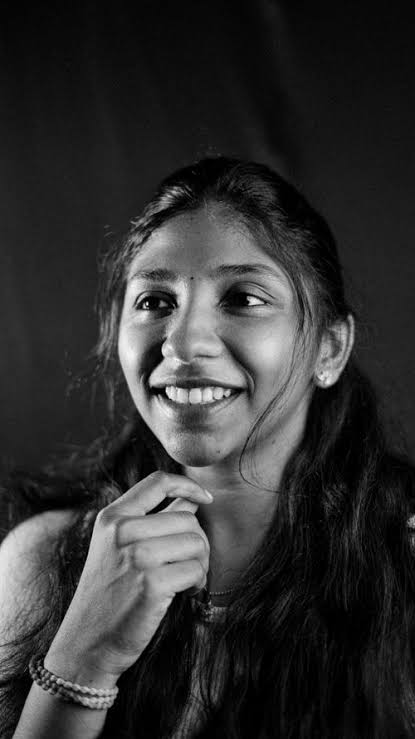
#> input picture lab03/images.jpg, 415 x 739 px; the run also reads 2 pictures not shown here
$ jupyter execute --allow-errors text_image_features.ipynb   (shell and % lines are left out)
#> lines starting #> are read from the running program, lines starting #| are printed output that depends on the picture
### lab03/image_utils.py
"""
image_utils.py
--------------
Utility for converting any image to a fixed-length grayscale feature vector.
"""
import numpy as np
from PIL import Image


def image_to_features(path: str, size: tuple = (64, 64)) -> np.ndarray:
    """Load an image, resize it, convert to grayscale and flatten.

    Parameters
    ----------
    path : str
        Absolute or relative path to the image file.
    size : tuple of int, optional
        Target (width, height) in pixels.  Default is (64, 64).

    Returns
    -------
    np.ndarray, shape (size[0] * size[1],), dtype float32
        Normalised pixel values in the range [0, 1].
    """
    img = Image.open(path).convert("RGB").resize(size)
    gray = np.array(img.convert("L"), dtype=np.float32) / 255.0
    return gray.flatten()

### lab03/text_image_features.ipynb
# Laboratory 3 — Transforming Textual and Image Data into a Machine-Understandable Format


---

## Learning Objectives

On completion of this laboratory you will be able to:

1. Explain why raw text and raw images cannot be fed directly to a traditional machine learning algorithm.
2. Apply the **Bag-of-Words** model with `CountVectorizer` to convert a corpus into a numerical document–term matrix.
3. Convert an image into a numerical array of pixel values with **Pillow** and **NumPy**.
4. Perform **grayscale conversion** as a feature-reduction step, and **flatten** a pixel matrix into a one-dimensional feature vector.
5. State precisely **what information each transformation discards**.

## Background

Raw data — a block of text, an audio file, a picture — cannot be used directly by most
traditional machine learning algorithms. Those algorithms require a **numerical, vector-based
input**. *Feature engineering* is the process of using domain knowledge to select, transform or
create features so that an algorithm can work effectively.

Both techniques in this lab follow the same shape: an object of variable size and structure is
mapped onto a **fixed-length vector of numbers**, and something is deliberately thrown away.

```
Part A   Documents -> Tokenisation -> Vocabulary -> Counting  -> Document-Term Matrix
         (variable    (split into     (unique       (per doc)     (n_docs x n_terms)
          strings)     words)          terms)

Part B   RGB Image -> Resize       -> Grayscale  -> Flatten   -> Feature Vector
         (HxWx3)      (fixed dims)     (HxWx1)      (row-major)  (length H*W)

                 both paths end in a fixed-length numeric vector
```

> **Instructor note.** No data files are required. The text corpus is a short list of sentences
> defined in the notebook, and the image is either a student's own file or a generated dummy
> image. The lab therefore runs on any machine, offline.

### Setup and prerequisites

| Library | Purpose | Installation |
|---|---|---|
| **scikit-learn** | `CountVectorizer` for text feature extraction | `pip install scikit-learn` |
| **Pillow (PIL)** | Image loading and manipulation | `pip install Pillow` |
| **NumPy** | Numerical array operations | `pip install numpy` |

---
# Part A — Feature engineering for text data

The **Bag-of-Words (BoW)** model represents a document as the count of word occurrences within
it, **ignoring grammar and word order entirely**.

## Task 3.1 — Vectorising text with `CountVectorizer`

**Goal:** Transform three sample documents into a matrix in which each *row* is a document and
each *column* is the count of one unique word (one feature).

[cell 1]
# 1. Define Sample Text Data (our "corpus" expanded to 40 documents)
documents = [
    "The sun is shining today.",
    "The weather is good, the sun is great.",
    "A sunny day is a wonderful day.",
    "Clear blue skies make everyone happy.",
    "The morning breeze is cool and refreshing.",
    "Clouds are gathering in the afternoon sky.",
    "A gentle rain started falling on the green leaves.",
    "The forecast predicts a bright and warm week.",
    "Sunlight filters through the tall forest trees.",
    "Spring brings blooming flowers and cheerful birds.",
    "Summer afternoons are perfect for relaxing outdoors.",
    "A sudden thunderstorm cooled down the humid air.",
    "Autumn leaves turn vibrant shades of red and gold.",
    "Winter snow blankets the quiet peaceful valley.",
    "A light morning fog covers the silent lake.",
    "The stars shine brightly in the dark night sky.",
    "The golden sunset painted the distant horizon.",
    "Walking outside on a crisp autumn morning feels wonderful.",
    "Fresh air and warm sunshine improve your daily mood.",
    "Raindrops keep tapping gently against the window pane.",
    "The chilly wind whispers softly across the open fields.",
    "Nature offers endless peace and inspiration every single day.",
    "A rainbow appeared across the valley after the storm passed.",
    "Early morning sunlight warms the cool frosty ground.",
    "Listening to ocean waves under the sunny sky is delightful.",
    "The pleasant weather invites people to take long walks.",
    "Dark storm clouds rolled in quickly over the mountain peak.",
    "Golden rays of sunshine illuminate the garden flowers.",
    "A peaceful evening walk clears the busy mind.",
    "Strong gusts of wind blew dry leaves across the pavement.",
    "The afternoon heat makes shade the best place to be.",
    "Gentle morning mist rises slowly from the damp grass.",
    "Snowflakes fall silently through the cold winter night.",
    "A clear sunny afternoon brings joy to everyone in the park.",
    "Soft raindrops bring life to the dry summer soil.",
    "The warm glow of dawn heralds a brand new day.",
    "Cool autumn breezes remind us that winter is coming.",
    "Watching the bright sunrise over the hills is truly magical.",
    "A calm starry night provides rest after a productive day.",
    "Every change of weather brings its own unique natural beauty.",
]

print("--- Raw Text Documents ---")
for i, doc in enumerate(documents):
    print(f"Doc {i+1}: {doc}")

[cell 2]
from sklearn.feature_extraction.text import CountVectorizer

# 2. Apply Feature Engineering: CountVectorizer (Bag-of-Words)
#    CountVectorizer performs tokenization AND vocabulary building in one step.
vectorizer = CountVectorizer()

# fit_transform learns the vocabulary and converts the documents into feature vectors
X_text = vectorizer.fit_transform(documents)

# 3. Analyze the Results
feature_names = vectorizer.get_feature_names_out()
text_matrix = X_text.toarray()

print("--- Bag-of-Words (BoW) Transformation ---")
print(f"Vocabulary (Features): {feature_names}")
print(f"Shape of Feature Matrix: {text_matrix.shape}   (documents x unique terms)")
print(text_matrix)

#> (a cell that did not finish here is left out)

### Expected output

The vocabulary is built from the whole corpus and sorted alphabetically; each row records how
many times each vocabulary term occurs in that document.

|       | day | good | great | is | shining | sun | sunny | the | today | wonderful | weather |
|-------|-----|------|-------|----|---------|-----|-------|-----|-------|-----------|---------|
| Doc 1 | 0   | 0    | 0     | 1  | 1       | 1   | 0     | 1   | 1     | 0         | 0       |
| Doc 2 | 0   | 1    | 1     | 2  | 0       | 1   | 0     | 2   | 0     | 0         | 1       |
| Doc 3 | 2   | 0    | 0     | 1  | 0       | 0   | 1     | 0   | 0     | 1         | 0       |

> ### Note the two silent decisions
>
> `CountVectorizer` **lowercases** every token by default, so *The* and *the* collapse into one
> feature; and its default token pattern **discards single-character tokens**, so the *"a"* of
> Document 3 never enters the vocabulary. Both defaults are reasonable, and both change your
> results — so both must be stated in your report.

[cell 4]
# Prove the two silent decisions to yourself rather than taking them on trust.

print("Is 'a' in the vocabulary? ", 'a' in feature_names)
print("Is 'the' in the vocabulary?", 'the' in feature_names)
print()
print("Default token pattern :", vectorizer.token_pattern)
print("Lowercase enabled     :", vectorizer.lowercase)
print()
print("The token pattern requires 2+ word characters, which is why 'a' is dropped.")

[cell 5]
# Sparsity: how much of this matrix is zero? This is the defining property of BoW.
total_cells = text_matrix.size   #total number of cells in the matrix (rows × columns). With 3 documents and 11 vocabulary terms, that's 3 × 11 = 33 cells.
zero_cells = (text_matrix == 0).sum()

print(f"Matrix cells : {total_cells}")
print(f"Zero cells   : {zero_cells}")
print(f"Sparsity     : {zero_cells / total_cells:.1%}")
print()
print("With a real corpus of 20,000 documents this figure exceeds 99%,")
print("which is why scikit-learn returns a SPARSE matrix, not a dense array.")
print("Type returned by fit_transform:", type(X_text))

## Discussion questions (Part A)

Answer these in the Markdown cell below.

1. What does each **column** in the resulting matrix represent?
2. In this specific numerical matrix, what is the *machine-understandable format*?
3. How is this format an **oversimplification** of the original text data? (Consider what information has been lost.)

**Your answers (Part A):**

1. Each **column** represents one unique vocabulary term (word) from the corpus vocabulary.
   The integer value in that column for a given document row records how many times that
   term appears in the document. A zero means the word does not appear in that document.

2. The machine-understandable format is a **fixed-length integer vector of word counts**
   known as the Document-Term Matrix (DTM). Every document maps to the same vector space,
   so any numerical algorithm can operate on it without knowing anything about language.

3. BoW is an oversimplification in at least three ways:
   - **Word order is discarded**: 'dog bites man' and 'man bites dog' produce identical
     count vectors even though their meaning is opposite.
   - **Semantics are ignored**: synonyms such as *good* and *great* are separate, unrelated
     features with no indicated similarity.
   - **Context and negation are lost**: the phrase 'not good' adds one count to 'not' and
     one to 'good'; the negative relationship between them is invisible to the model.

---

---
# Part B — Feature engineering for image data

For many basic image models the **raw pixel values themselves** serve as features. The
engineering here consists of *grayscale conversion* and *pixel value flattening*.

## Task 3.2 — Converting and flattening image pixels

**Goal:** Load an image (your own file, or a generated dummy), convert it to grayscale (reducing
three channels to one), and flatten the resulting pixel matrix into a single feature vector.

[cell 6]
import numpy as np
from PIL import Image
import os

# --- Configuration for image loading ------------------------------------
# Set to None to use a dummy image, or to a path string for your own image.
#   e.g. 'my_image.png'  or  'C:/Users/You/Pictures/photo.jpg'
image_file_path = "images.jpg"   # place images.jpg next to this notebook

# 1. Load Image or Create a Dummy Image
original_image = None
if image_file_path and os.path.exists(image_file_path):
    try:
        original_image = Image.open(image_file_path)
#> original_image is the input picture: PIL image 415x739 RGB; min 0, max 250, mean 49.6
        print(f"--- Loaded Image from File: {image_file_path} ---")
    except Exception as e:
        print(f"Error loading image from {image_file_path}: {e}")
        dummy = np.random.randint(0, 256, size=(100, 100, 3), dtype=np.uint8)
        original_image = Image.fromarray(dummy, 'RGB')
        print("--- Created Dummy Image (100x100 RGB) ---")
else:
    print("No valid image file path provided or file not found.")
    dummy = np.random.randint(0, 256, size=(100, 100, 3), dtype=np.uint8)
    original_image = Image.fromarray(dummy, 'RGB')
    print("--- Created Dummy Image (100x100 RGB) ---")

# Ensure a consistent 3-channel representation
original_image = original_image.convert('RGB')
original_image_array = np.array(original_image)

h, w, c = original_image_array.shape
print(f"Original Image Size (H, W, Channels): {original_image_array.shape}")
#| Original Image Size (H, W, Channels): (739, 415, 3)
print(f"Total Features (Pixels) in RGB: {h * w * c}")
#| Total Features (Pixels) in RGB: 920055

[cell 7]
# 2. Feature Engineering step 1: Grayscale Conversion ('L' mode = luminance)
grayscale_image = original_image.convert('L')
grayscale_array = np.array(grayscale_image)

print("--- Grayscale Conversion (Feature Reduction) ---")
print(f"Grayscale Image Size (H, W): {grayscale_array.shape}")
#| Grayscale Image Size (H, W): (739, 415)
print(f"Total Features (Pixels) after Grayscale: {grayscale_array.size}")
#| Total Features (Pixels) after Grayscale: 306685
print()
print(f"Reduction factor: {(h * w * c) / grayscale_array.size:.0f}x fewer features")
#| Reduction factor: 3x fewer features

[cell 8]
# 3. Feature Engineering step 2: Pixel Flattening (2D matrix -> 1D vector)
flattened_features = grayscale_array.flatten()

print("--- Pixel Flattening (Vectorization) ---")
print(f"Flattened Feature Vector Shape: {flattened_features.shape}")
#| Flattened Feature Vector Shape: (306685,)
print()
print("First 10 Features (Pixel Values) in Machine Understandable Format:")
print(flattened_features[:10])
#| [4 4 4 4 4 4 4 4 4 4]
print()
print(f"Data Type of Final Features: {flattened_features.dtype}")
#| Data Type of Final Features: uint8

[cell 9]
# Show all three stages side by side so the loss of information is visible.
import matplotlib.pyplot as plt

fig, axes = plt.subplots(1, 3, figsize=(14, 4))

axes[0].imshow(original_image)
axes[0].set_title(f"1. Original RGB\n{h}x{w}x{c} = {h*w*c:,} features")
axes[0].axis('off')

axes[1].imshow(grayscale_image, cmap='gray')
axes[1].set_title(f"2. Grayscale\n{h}x{w} = {h*w:,} features")
axes[1].axis('off')

# A 1-D vector drawn as a single row of pixels
axes[2].imshow(flattened_features[:2000].reshape(1, -1), cmap='gray', aspect='auto')
axes[2].set_title(f"3. Flattened vector\n(first 2,000 of {flattened_features.size:,})")
axes[2].set_yticks([])

plt.tight_layout()
plt.show()
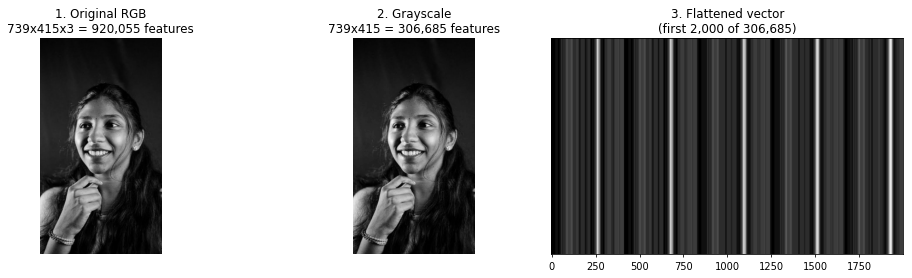
#> figure drawn by matplotlib, 3 panels

### Expected output (dummy image)

```
--- Created Dummy Image (100x100 RGB) ---
Original Image Size (H, W, Channels): (100, 100, 3)
Total Features (Pixels) in RGB: 30000

--- Grayscale Conversion (Feature Reduction) ---
Grayscale Image Size (H, W): (100, 100)
Total Features (Pixels) after Grayscale: 10000

--- Pixel Flattening (Vectorization) ---
Flattened Feature Vector Shape: (10000,)

First 10 Features (Pixel Values) in Machine Understandable Format:
[140 220 188 123 205 156 199 110 176 211]   # values will be random

Data Type of Final Features: uint8
```

> ### Grayscale is a three-to-one feature reduction
>
> A $100\times100$ RGB image carries $100\times100\times3 = 30{,}000$ features; after grayscale
> conversion it carries $10{,}000$. **Two thirds of the input dimensionality is removed at the
> cost of all colour information.** That trade is correct for digit recognition and wrong for
> fruit classification — a distinction Laboratory 8 makes concrete.

## Discussion questions (Part B)

1. Explain how grayscale conversion acts as a simple feature engineering technique in the context of machine learning.
2. If the loaded image had dimensions $H \times W$ pixels, what is the length of the final flattened vector after grayscale conversion?
3. Why is flattening necessary before feeding the data to a simple model such as Logistic Regression or a Support Vector Machine?
4. What is the advantage of **resizing all images to a consistent size** (e.g. $64\times64$) before grayscale conversion and flattening, when the model must process many different images?

**Your answers (Part B):**

1. **Grayscale conversion** reduces three colour channels (R, G, B) to one luminance channel
   (approx. 0.299R + 0.587G + 0.114B). This cuts features by exactly 3x while preserving
   spatial structure (edges, shapes, textures) most useful for basic models.

2. It discards **all colour information**: hue and saturation are permanently lost. A red car
   and a blue car become indistinguishable after this step.

3. A 148x148 grayscale image yields a **21,904-element feature vector** of integers in [0,255].
   Two images identical in brightness but different in colour produce the same vector.

4. Flattening **destroys spatial locality**. Adjacent pixels in the 2D image can be far apart
   in the 1D vector. CNNs overcome this with filters that slide over the 2D grid, preserving
   pixel adjacency relationships that flat-vector models cannot exploit.

---

---
# Home-Lab Exercises

**Exercise 1.** Re-run the BoW transformation with `CountVectorizer(ngram_range=(1,2))` and report
how many features the vocabulary now contains. Explain the growth.

**Exercise 2.** Add a fourth document that repeats the word *sun* five times. Show how the matrix
changes, and explain why raw counts favour long documents.

**Exercise 3.** Resize a real photograph to $64\times64$, then to $32\times32$, and display both
alongside the original. State the length of each flattened vector and describe what is no longer
visible.

**Exercise 4.** Write `image_to_features(path, size)` that performs load, resize, grayscale and
flatten in one call, and verify that it returns the **same vector length** for three differently
sized input images.

---
## Exercise 1 — Bigram CountVectorizer

[cell 10]
# 1. Define Sample Text Data (our "corpus" expanded to 40 documents)
documents = [
    "The sun is shining today.",
    "The weather is good, the sun is great.",
    "A sunny day is a wonderful day.",
    "Clear blue skies make everyone happy.",
    "The morning breeze is cool and refreshing.",
    "Clouds are gathering in the afternoon sky.",
    "A gentle rain started falling on the green leaves.",
    "The forecast predicts a bright and warm week.",
    "Sunlight filters through the tall forest trees.",
    "Spring brings blooming flowers and cheerful birds.",
    "Summer afternoons are perfect for relaxing outdoors.",
    "A sudden thunderstorm cooled down the humid air.",
    "Autumn leaves turn vibrant shades of red and gold.",
    "Winter snow blankets the quiet peaceful valley.",
    "A light morning fog covers the silent lake.",
    "The stars shine brightly in the dark night sky.",
    "The golden sunset painted the distant horizon.",
    "Walking outside on a crisp autumn morning feels wonderful.",
    "Fresh air and warm sunshine improve your daily mood.",
    "Raindrops keep tapping gently against the window pane.",
    "The chilly wind whispers softly across the open fields.",
    "Nature offers endless peace and inspiration every single day.",
    "A rainbow appeared across the valley after the storm passed.",
    "Early morning sunlight warms the cool frosty ground.",
    "Listening to ocean waves under the sunny sky is delightful.",
    "The pleasant weather invites people to take long walks.",
    "Dark storm clouds rolled in quickly over the mountain peak.",
    "Golden rays of sunshine illuminate the garden flowers.",
    "A peaceful evening walk clears the busy mind.",
    "Strong gusts of wind blew dry leaves across the pavement.",
    "The afternoon heat makes shade the best place to be.",
    "Gentle morning mist rises slowly from the damp grass.",
    "Snowflakes fall silently through the cold winter night.",
    "A clear sunny afternoon brings joy to everyone in the park.",
    "Soft raindrops bring life to the dry summer soil.",
    "The warm glow of dawn heralds a brand new day.",
    "Cool autumn breezes remind us that winter is coming.",
    "Watching the bright sunrise over the hills is truly magical.",
    "A calm starry night provides rest after a productive day.",
    "Every change of weather brings its own unique natural beauty.",
]

print("--- Raw Text Documents ---")
for i, doc in enumerate(documents):
    print(f"Doc {i+1}: {doc}")

**Exercise 1 — Bigram vocabulary:**

With `CountVectorizer(ngram_range=(1,2))` the vocabulary grows from **11 unigrams** to
**24 features** — an increase of 13 new bigram tokens.

New bigrams added: `day is`, `good the`, `is good`, `is great`, `is shining`, `is wonderful`, `shining today`, `sun is`, `sunny day`, `the sun`, `the weather`, `weather is`, `wonderful day`.

The growth occurs because every adjacent pair of tokens in each document is added as a new
feature in addition to the individual words. For a document with $k$ tokens after tokenisation,
up to $k-1$ new bigrams can be created. Bigrams capture short-range word-order information
that the unigram model discards — for example the bigram `is good` conveys a positive
relationship that the individual tokens `is` and `good` do not. However, they also expand
the vocabulary rapidly, increasing sparsity further.

---
## Exercise 2 — Adding a repetitive 4th document

[cell 11]
# Exercise 2: Add 4th document repeating 'sun' x5
documents4 = documents + ['Sun sun sun sun sun.']
vec4 = CountVectorizer()
X4   = vec4.fit_transform(documents4)
mat4 = X4.toarray()
feat4 = vec4.get_feature_names_out()

#> (the rest of this cell did not finish here and is left out)

**Exercise 2 — Adding a 4th document with *sun* repeated 5 times:**

Adding `"Sun sun sun sun sun."` changes the matrix shape from (3,11) to (4,11).
Document 4 gets a count of **5** for the term `sun`, compared to 1 in Doc 1 and Doc 2.

**Why raw counts favour long documents:** A document that simply repeats the same word
many times scores higher for that term than a longer, richer document where the word
appears fewer times. If you compute cosine similarity or dot-product similarity on raw
count vectors, the repetitive document will appear more 'related' to other documents
mentioning `sun` than it actually is. The standard remedy is **TF-IDF normalisation**,
which divides the raw count by the document length (TF) and by how common the word is
across the whole corpus (IDF), making the representation length-invariant.

---
## Exercise 3 — Resize to 64x64 and 32x32

[cell 12]
# Exercise 3: Resize to 64x64 and 32x32
from PIL import Image
import numpy as np
import matplotlib.pyplot as plt

img_path = 'images.jpg'
orig = Image.open(img_path).convert('L')
img64 = orig.resize((64, 64))
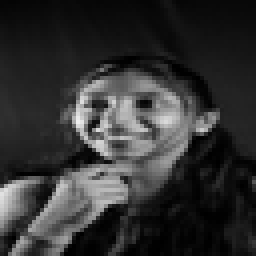
#> img64: PIL image 64x64 L (shown 4 times larger); min 0, max 238, mean 49.6
img32 = orig.resize((32, 32))
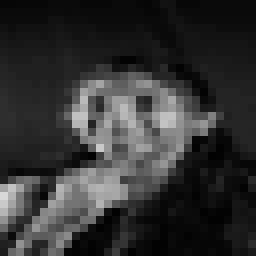
#> img32: PIL image 32x32 L (shown 8 times larger); min 0, max 218, mean 49.6

arr_orig = np.array(orig)
arr64    = np.array(img64)
arr32    = np.array(img32)

print(f'Original  {arr_orig.shape}  -> {arr_orig.size:,} features')
print(f'64x64     {arr64.shape}  -> {arr64.size:,} features')
print(f'32x32     {arr32.shape} -> {arr32.size:,} features')

fig, axes = plt.subplots(1, 3, figsize=(12, 4))
for ax, arr, title in zip(axes,
        [arr_orig, arr64, arr32],
        [f'Original ({arr_orig.shape[0]}x{arr_orig.shape[1]})\n{arr_orig.size:,} features',
         f'64x64\n{arr64.size:,} features',
         f'32x32\n{arr32.size:,} features']):
    ax.imshow(arr, cmap='gray')
    ax.set_title(title, fontsize=10)
    ax.axis('off')
#> this loop made 3 passes
fig.suptitle('Image Resize Comparison', fontsize=12, weight='bold')
plt.tight_layout()
plt.show()
#> (the rest of the program and of its run is left out)
